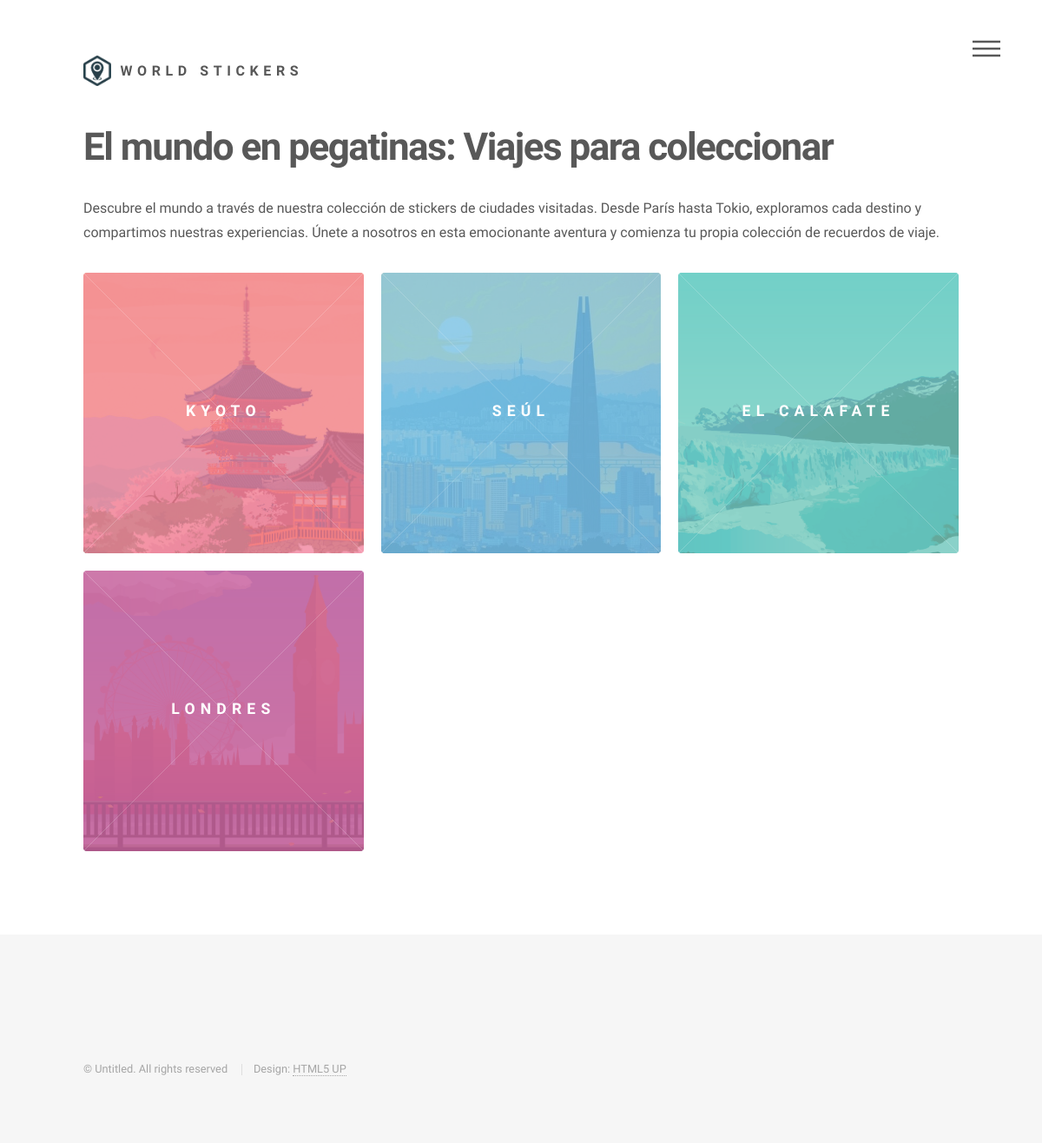
/home/, run on the app's committed database.
### blogApp/models.py (models this page shows, shortened)
class BlogEntry(models.Model):
    title = models.CharField(max_length=120)
    subtitle = models.CharField(max_length=120)
    introduction = models.CharField(max_length=5000)
    content_list = models.JSONField(default=list, null=True)
    resume = models.CharField(max_length=5000, null=True)
    author = models.CharField(max_length=120, default="Anonimo")
    imgUrl = models.CharField(max_length=100, null=True)
    imgLogo= models.CharField(max_length=100, null=True)
    date = models.DateField()
    comment_list = models.JSONField(default=list, null=True)

### blogApp/views.py (the view)
# urls.py: path("home/", views.home, name="home"),
def home(request):
    entries = BlogEntry.objects.all()
    template = loader.get_template("index.html")
    user = {}
    if "logged" in request.session:
        user["role"] = request.session["role"]
        print(user)
    dictionary = {"entries": entries, "user": user}
    document = template.render(dictionary)
    return HttpResponse(document)

### blogApp/templates/index.html (shortened to what this page needs)
<html>
  <head>
    {% load static %}
    <link href="{% static 'css/main.css' %}" rel="stylesheet" />
  </head>
  <body class="is-preload">
    <div id="wrapper">
      <header id="header">
        <div class="inner">
          <a href="../" class="logo">
            <span class="symbol"
              ><img src="{% static 'assets/logo.png' %}" alt="" /></span
            ><span class="title">World stickers</span>
          </a>
          <nav>
            <ul>
              <li><a href="#menu">Menu</a></li>
            </ul>
          </nav>
        </div>
      </header>
      {% block mainContent %}
      <div id="main">
        <div class="inner">
          <header>
            <h1>
				El mundo en pegatinas: Viajes para coleccionar
            </h1>
            <p>
				Descubre el mundo a través de nuestra colección de stickers de ciudades visitadas. Desde París hasta Tokio, exploramos cada destino y compartimos nuestras experiencias. Únete a nosotros en esta emocionante aventura y comienza tu propia colección de recuerdos de viaje.
            </p>
          </header>
          <section class="tiles">
			{% for entry in entries %}
			<article class="style{{ forloop.counter }}">
				<span class="image">
				  <img src="{% static 'assets/' %}{{ entry.imgLogo }}"  alt="{{ entry.imgLogo }}" alt="" />
				</span>
				<a href="../pages/{{entry.id}}">
				  <h2>{{entry.title}}</h2>
				</a>
			  </article>
			{% endfor %}
          </section>
        </div>
      </div>
      {% endblock %}
      <footer id="footer">
        <div class="inner">
          <ul class="copyright">
            <li>&copy; Untitled. All rights reserved</li>
            <li>Design: <a href="http://html5up.net">HTML5 UP</a></li>
          </ul>
        </div>
      </footer>
    </div>
  </body>
</html>

### data on the page
BlogEntry: imgLogo (picture), title "KYOTO"
BlogEntry: imgLogo (picture), title "SEÚL"
BlogEntry: imgLogo (picture), title "EL CALAFATE"
BlogEntry: imgLogo (picture), title "LONDRES"
